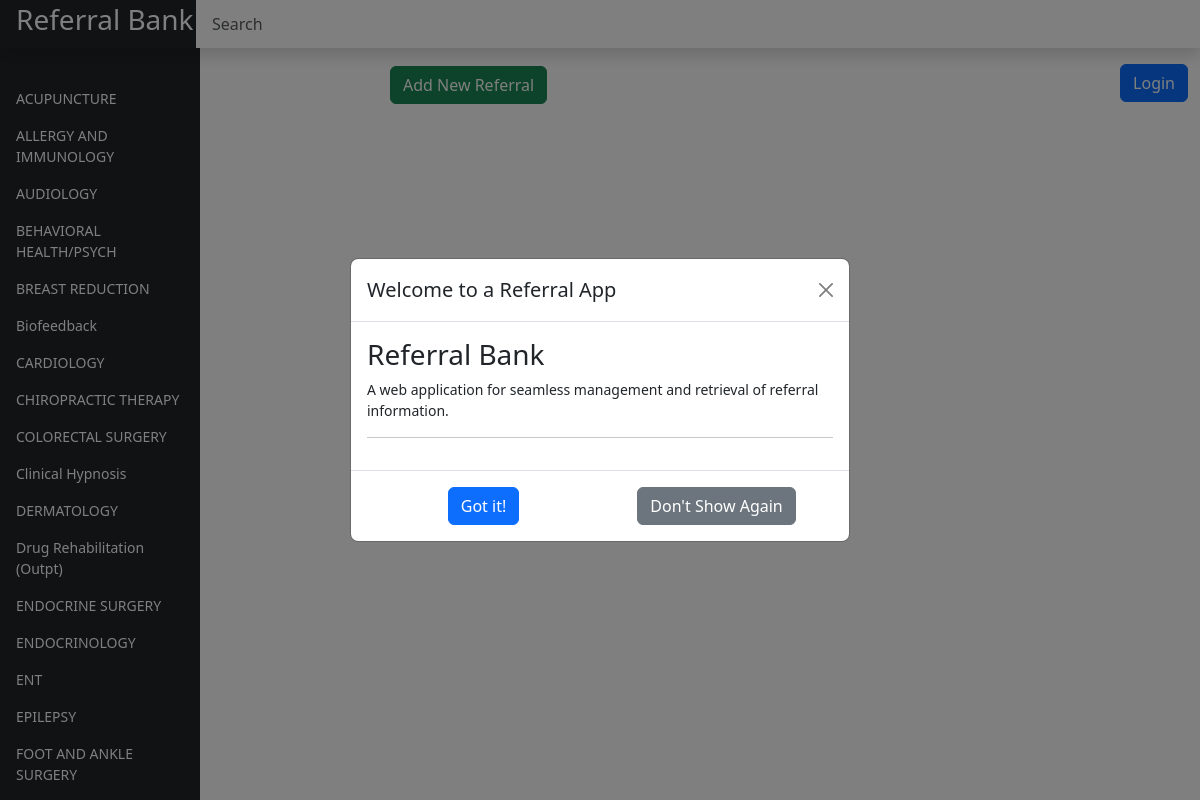
The page / on the database its author committed.
### tables this page shows
CREATE TABLE "referrals" (
                id INTEGER PRIMARY KEY,
                SPECIALTY TEXT,
                NAME_OF_ORGANIZATION TEXT,
                NAME TEXT,
                LOCATION TEXT,
                PHONE_NUMBER TEXT,
                FAX_NUMBER TEXT,
                WEBSITE TEXT,
                NOTES TEXT,
                EMAIL TEXT
            , PARSED_SEARCH INTEGER DEFAULT 0);

### app.py (the view)
@app.route('/')
def home():
    df = load_data()
    df = mod_df(df)
    specialties = df['SPECIALTY'].unique().tolist()
    return render_template('dashboard.html', specialties=specialties)

### app.py (called while the page is built)
def mod_df(df):
    df = df.sort_values(by='SPECIALTY').reset_index(drop=True)
    print(len(df))
    df['NAME_OF_ORGANIZATION'].fillna('Unknown Organization', inplace=True)
    df['NAME'].fillna('', inplace=True)
    print(f"modified df: {df.head()}")
    return df

def load_data():
    conn = sqlite3.connect(DB_PATH)
    df = pd.read_sql_query("SELECT * FROM referrals", conn)
    conn.close()
    return df

### templates/dashboard.html (shortened to what this page needs)
<!doctype html>
<html lang="en" class="ms-0">
<head>
  <link href="https://cdn.jsdelivr.net/npm/bootstrap@5.3.0/dist/css/bootstrap.min.css" rel="stylesheet"
>
  <link rel="stylesheet" href="https://cdnjs.cloudflare.com/ajax/libs/font-awesome/5.15.3/css/all.min.css">
  <link rel="stylesheet" type="text/css" href="https://cdn.datatables.net/1.13.4/css/jquery.dataTables.min.css">
  <link rel="stylesheet" type="text/css"
    href="https://cdn.datatables.net/responsive/2.2.9/css/responsive.dataTables.min.css">
  <link rel="stylesheet" href="https://cdnjs.cloudflare.com/ajax/libs/font-awesome/5.15.1/css/all.min.css">
  <link rel="stylesheet" type="text/css"
    href="https://cdnjs.cloudflare.com/ajax/libs/toastr.js/latest/css/toastr.min.css">
  <link href="{{ url_for('static', filename='css/dashboard.css') }}" rel="stylesheet">
</head>
<body>
  <header class="navbar navbar-dark sticky-top bg-dark flex-md-nowrap p-0 shadow">
    <div id="title_T" class="col-md-3 h3 ms-3  text-white" data-pg-name="Title">Referral Bank</div>
    <input class="form-control form-control-dark w-100" type="text" placeholder="Search" aria-label="Search"
      id="search">
  </header>
  <div class="modal fade" id="initialInfoModal" tabindex="-1" aria-labelledby="initialInfoModalLabel"
    aria-hidden="true">
    <div class="modal-dialog modal-dialog-centered">
      <div class="modal-content">
        <div class="modal-header">
          <h5 class="modal-title" id="initialInfoModalLabel">Welcome to a Referral App</h5>
          <button type="button" class="btn-close" data-bs-dismiss="modal" aria-label="Close"></button>
        </div>
        <div class="modal-body">
          <div class="referral-bank-modal">
            <h3>Referral Bank</h3>
            <p>A web application for seamless management and retrieval of referral information.</p>
            <hr>
          </div>
        </div>
        <div class="modal-footer">
          <div class="container-fluid">
            <div class="row">
              <div class="col text-center">
                <button type="button" class="btn btn-primary" data-bs-dismiss="modal">Got it!</button>
              </div>
              <div class="col text-center">
                <button id="dontShowAgainBtn" class="btn btn-secondary">Don't Show Again</button>
              </div>
            </div>
          </div>
        </div>
      </div>
    </div>
  </div>
  <div id="main_info" class="container-fluid">
    <div class="row">
      <nav id="sidebar" class="col-md-3 col-lg-2 d-md-block bg-light sidebar">
        <div class="position-sticky pt-3 bg-dark">
          <ul class="nav flex-column" id="specialties">
            {% for specialty in specialties %}
            <li class="nav-item"><a class="nav-link" href="#">{{ specialty }}</a>
            </li>
            {% endfor %}
          </ul>
        </div>
      </nav>
      <main class="col-md-9 col-lg-7 px-md-4 main">
        <h2> <button id="addReferral" class="btn btn-success ms-3">Add New Referral</button> </h2>
      </main>
      <div class="col-lg-auto col-md-auto col-xl-auto col-xxl-auto ms-auto">
        <h3><button id="loginButton" class="btn btn-primary">Login</button>
        </h3>
      </div>
    </div>
  </div>
</body>
</html>

### static/css/dashboard.css (style rules this page uses)
body { font-size: .875rem; }
.sidebar { position: fixed; top: 0; bottom: 0; left: 0; z-index: 100; padding: 48px 0 0; box-shadow: inset -1px 0 0 rgba(0, 0, 0, .1); }
.sidebar { padding: 48px 0 0; box-shadow: inset -1px 0 0 rgba(0, 0, 0, .1); overflow-y: auto; max-height: 100vh; }
.sidebar .nav-link { font-weight: 500; color: #ffffff; }
.navbar .form-control { padding: .75rem 1rem; border-width: 0; border-radius: 0; }
.form-control-dark { color: #fff; border-color: rgba(255, 255, 255, .1); }
main { margin-left: 350px; }
#title_T { width: 15%; }
#main_info { margin-top: 15px; }

### rows shown on the page
referrals: SPECIALTY "ACUPUNCTURE"
referrals: SPECIALTY "ALLERGY AND IMMUNOLOGY"
referrals: SPECIALTY "AUDIOLOGY"
referrals: SPECIALTY "BEHAVIORAL HEALTH/PSYCH"
referrals: SPECIALTY "BREAST REDUCTION"
referrals: SPECIALTY "Biofeedback"
referrals: SPECIALTY "CARDIOLOGY"
referrals: SPECIALTY "CHIROPRACTIC THERAPY"
referrals: SPECIALTY "COLORECTAL SURGERY"
referrals: SPECIALTY "Clinical Hypnosis"
referrals: SPECIALTY "DERMATOLOGY"
referrals: SPECIALTY "Drug Rehabilitation (Outpt)"
referrals: SPECIALTY "ENDOCRINE SURGERY"
referrals: SPECIALTY "ENDOCRINOLOGY"
referrals: SPECIALTY "ENT"
referrals: SPECIALTY "EPILEPSY"
referrals: SPECIALTY "FOOT AND ANKLE SURGERY"
